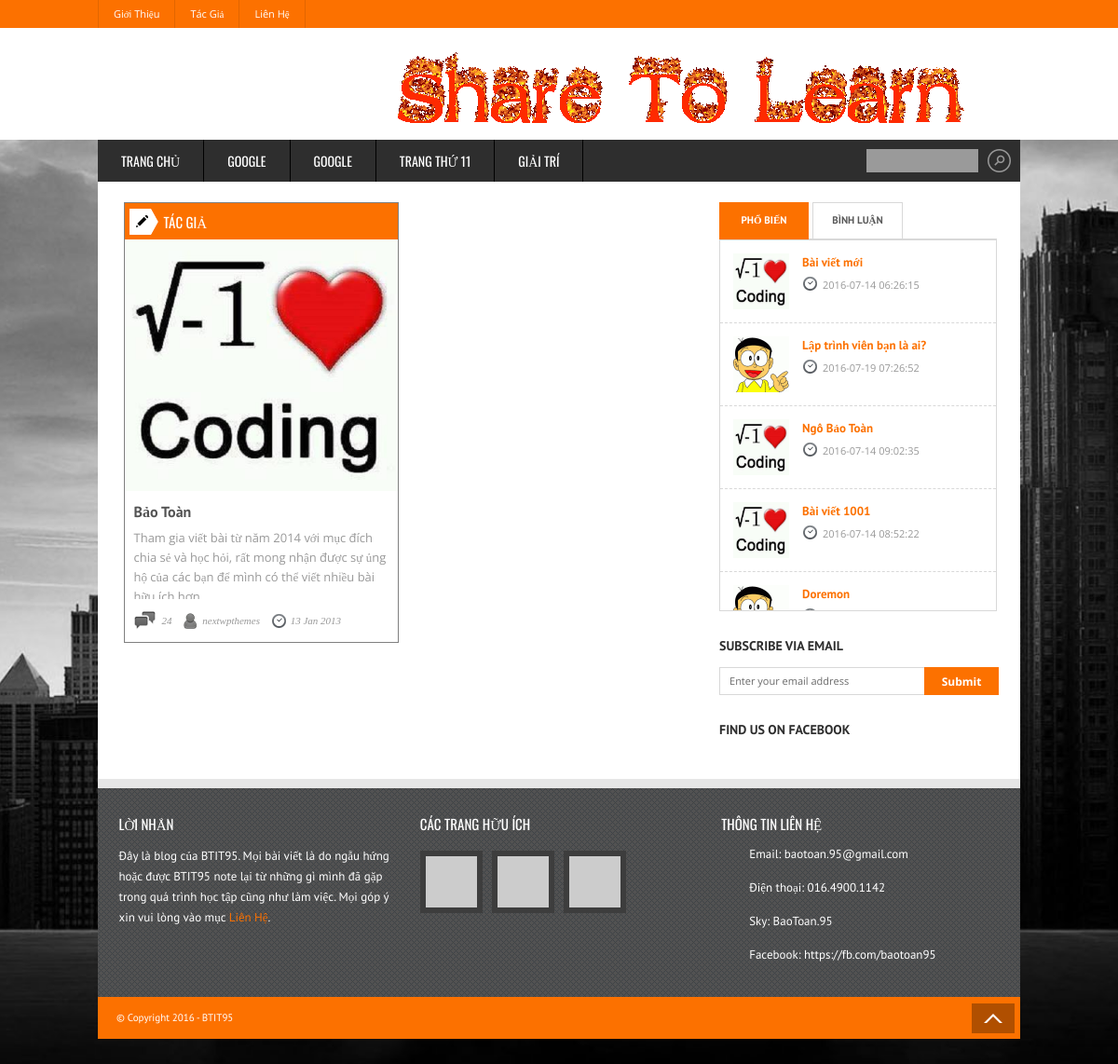
Page /index.php/redirect/authors on the committed database.
### tables this page shows
CREATE TABLE `menu` (
  `mn_id` int(11) NOT NULL AUTO_INCREMENT,
  `mn_name` varchar(200) DEFAULT NULL,
  `mn_slug` varchar(200) DEFAULT NULL,
  `mn_parent` int(11) DEFAULT NULL,
  `mn_meta_value` varchar(255) DEFAULT NULL,
  `mn_order` int(11) DEFAULT NULL,
  PRIMARY KEY (`mn_id`)
);

CREATE TABLE `users` (
  `u_id` int(11) NOT NULL AUTO_INCREMENT,
  `u_username` varchar(30) NOT NULL,
  `u_password` varchar(32) NOT NULL,
  `u_fullname` varchar(50) NOT NULL,
  `u_avatar` varchar(200) DEFAULT NULL,
  `u_desc` varchar(300) DEFAULT NULL,
  `u_bio` text,
  `u_email` varchar(100) NOT NULL,
  `u_phone` varchar(20) DEFAULT NULL,
  `u_facebook` varchar(300) DEFAULT NULL,
  `u_skype` varchar(300) DEFAULT NULL,
  `u_google` varchar(300) DEFAULT NULL,
  `u_key` varchar(50) NOT NULL,
  `u_role` varchar(20) NOT NULL,
  `u_non_blocked` bit(1) NOT NULL,
  `u_actived` bit(1) NOT NULL,
  PRIMARY KEY (`u_id`),
  UNIQUE KEY `unique_username` (`u_username`),
  KEY `u_username` (`u_username`),
  KEY `u_role` (`u_role`)
);

CREATE TABLE `posts` (
  `p_id` int(11) NOT NULL AUTO_INCREMENT,
  `p_title` varchar(255) NOT NULL,
  `p_content` text NOT NULL,
  `p_author` int(11) NOT NULL,
  `p_view_count` int(11) NOT NULL,
  `p_comment_count` int(11) NOT NULL,
  `p_excerpt` varchar(500) DEFAULT NULL,
  `p_catalogue` varchar(100) DEFAULT NULL,
  `p_status` varchar(50) NOT NULL,
  `p_published` datetime NOT NULL,
  `p_guid` varchar(200) NOT NULL,
  `p_comment_allow` tinyint(50) NOT NULL,
  `p_menu_order` int(11) DEFAULT NULL,
  `p_type` varchar(10) NOT NULL,
  `p_banner` varchar(200) DEFAULT NULL,
  `p_password` varchar(50) DEFAULT NULL,
  `p_parent` int(11) DEFAULT NULL,
  PRIMARY KEY (`p_id`),
  UNIQUE KEY `p_guid` (`p_guid`)
);

### application/models/MMenu.php (the view, shortened to what the rows shown need)
<?php
class MMenu extends Base_Model {
    public function getMenu() {
        $menuTemps = $this->getAll();
        $menu = array();
        foreach($menuTemps as $menuItem) {
            $menu[] = new EMenuItem($menuItem['mn_id'], $menuItem['mn_name'],
                    $menuItem['mn_slug'], $menuItem['mn_parent'], $menuItem['mn_meta_value']);
        }
        return $menu;
    }
    public function generateMenu($menuItems, $config, $parentId = 0, $html = '') {
        $menuTemps = $menuItems;
        $subMenu = array();
        for ($i = 0; $i < count($menuTemps); $i ++) {
            if ($menuItems[$i]->getParent() == $parentId) {
                unset($menuItems[$i]);
                $subMenu[] = $menuTemps[$i];
            }
        }
        $menuItems = array_values($menuItems);
        if(empty($subMenu)) {
            return "";
        } else {
            usort($subMenu, function($a, $b) {
                return $a > $b;
            });
            $html = ($parentId == 0) ? "" : "<{$config['tag_container_name']} class='dd-list sub-menu'>";
            foreach ($subMenu as $item) {
                $meta = json_decode($item->getMeta(), TRUE);
                $html .= "<li class='dd-item dd3-item' data-id='{$meta['id']}-{$meta['type']}'>"
                            . (($config['tag_name'] != 'a') ? "<div class='dd-handle dd3-handle'>Drag</div>" : "")
                            . "<{$config['tag_name']} class='dd3-content' href='" . $item->getSlug() . "'>" .
                                $item->getName() .
                                        (($config['tag_name'] != 'a') ? " [" . strtoupper($meta['type']) . "]<a class='pull-right del-mnItem' title='Delete'>X</a>" : "")
                            . "</{$config['tag_name']}>" .
                              $this->generateMenu($menuItems, $config, $item->getId(), $html) .
                          "</li>";
            }
            return $html. (($parentId == 0) ? "" : "</{$config['tag_container_name']}>");
        }
    }
}

### application/views/client/authors.php
<section id="content" class="eight column row pull-left">
    <section class="row">
        <?php
            foreach($users as $u) {
        ?>
        <article class="six column">
            <div class="post">
            <h4 class="cat-title"><a href="#">Tác Giả</a></h4>
            <div class="post-image">
                <a href="#"><img src="<?php echo base_url() . 'assets/upload/images/avatars/' . $u->getAvatar(); ?>" alt=""></a>
            </div>
            <div class="post-container">
                <h2 class="post-title"><?php echo $u->getFull_name(); ?></h2>
                <div class="post-content">
                    <p><?php echo $u->getDesc(); ?></p>
                </div>
            </div>
            <div class="post-meta">
                <span class="comments"><a href="#">24</a></span>
                <span class="author"><a href="#">nextwpthemes</a></span>
                <span class="date"><a href="#">13 Jan 2013</a></span>
            </div>
            </div>
        </article>
        <?php
            }
        ?>
    </section>
</section>

### application/views/client/template/sidebar.php (shortened to what the rows shown need)
<aside id="sidebar" class="four column pull-right">
    <ul class="no-bullet">
        <li class="widget tabs-widget clearfix">
            <div id="popular-tab" class="tab">
                <ul>
                    <?php
                        foreach($populars as $popular) {
                    ?>
                    <li>
                        <a href="<?php echo base_url() . $popular->getGuid() . '-' . $popular->getId() . '.html'; ?>">
                            <img alt="<?php echo $popular->getTitle(); ?>" src="<?php echo base_url() . "assets/upload/images/" . $popular->getBanner(); ?>">
                        </a>
                        <h3>
                            <a href="<?php echo base_url() . $popular->getGuid() . '-' . $popular->getId() . '.html'; ?>"><?php echo $popular->getTitle(); ?></a>
                        </h3>
                        <div class="post-date"><?php echo $popular->getPublished(); ?></div>
                    </li>
                    <?php
                        }
                    ?>
                </ul>
            </div>
        </li>
    </ul>
</aside>

### rows in the picture
menu: mn_name "TRANG CHỦ"
menu: mn_name "GOOGLE"
menu: mn_name "GOOGLE"
menu: mn_name "TRANG THỨ 11"
menu: mn_name "GIẢI TRÍ"
users: u_avatar (picture), u_fullname "Bảo Toàn", u_desc "Tham gia viết bài từ năm 2014 với mục đích chia sẻ và học hỏi, rất mong nhận được sự ủng hộ của các bạn để mình có thể viết nhiều bài…"
posts: p_banner (picture), p_title "Bài viết mới", p_published "2016-07-14 06:26:15"
posts: p_banner (picture), p_title "Lập trình viên bạn là ai?", p_published "2016-07-19 07:26:52"
posts: p_banner (picture), p_title "Ngô Bảo Toàn", p_published "2016-07-14 09:02:35"
posts: p_banner (picture), p_title "Bài viết 1001", p_published "2016-07-14 08:52:22"
posts: p_banner (picture), p_title "Doremon"
